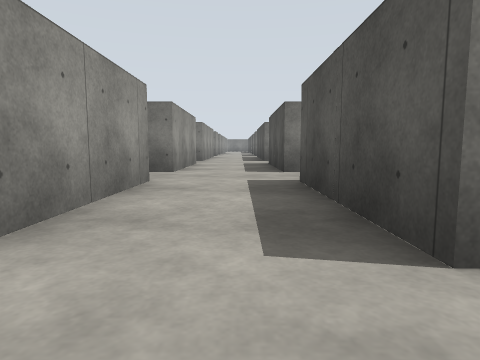
view 1 (above)

24 first-person views from a walk through a robot-simulator world made for Gazebo. The camera is 0.9 m above the floor, tilts 6° down and sees 75° across. The floor is counted in squares, 2 m on a side. Each view is taken from the middle of a square. On the plan, view 1 faces up. The plan holds only what a view shows up to about 9 squares ahead; the rest is blank. The place goes on beyond the plan. Robots are left out. Gazebo's built-in surfaces are drawn with simple patterns. Surface patterns are stand-ins for the level's own textures.

view 2
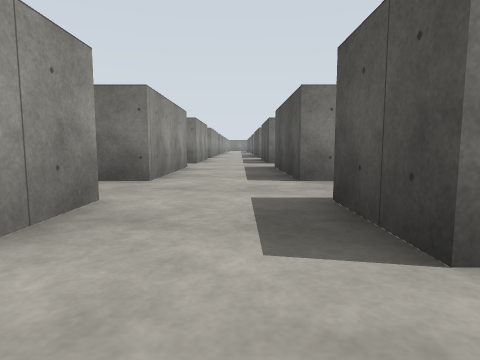

view 3
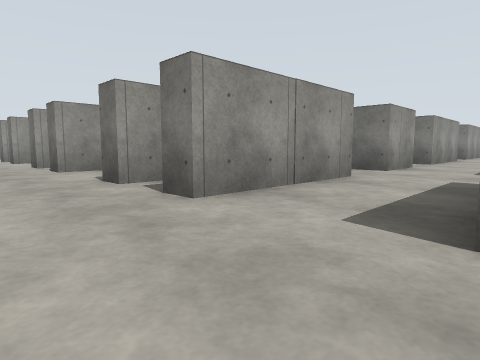

view 4
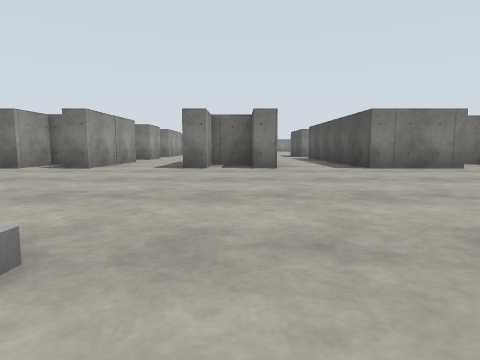

view 5
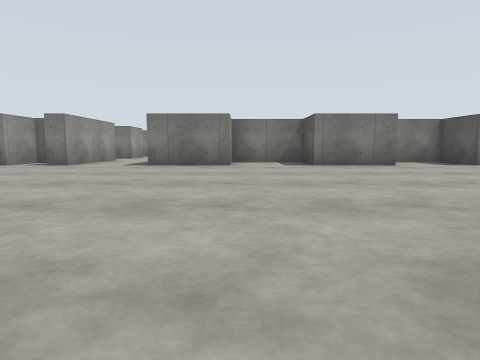

view 6
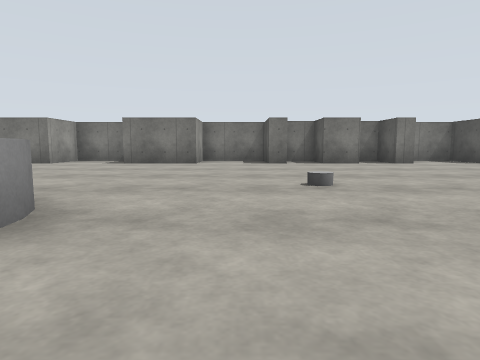

view 7
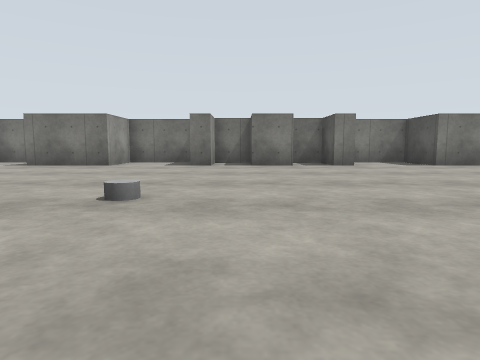

view 8
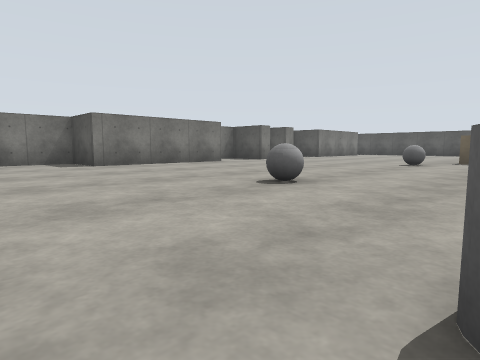

view 9
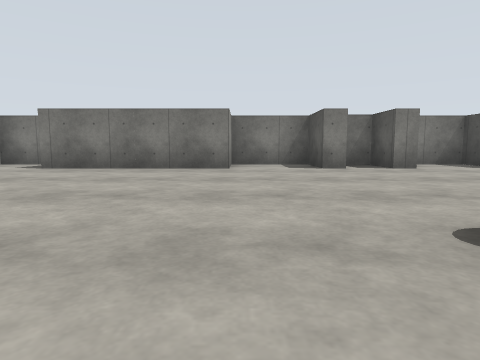

view 10
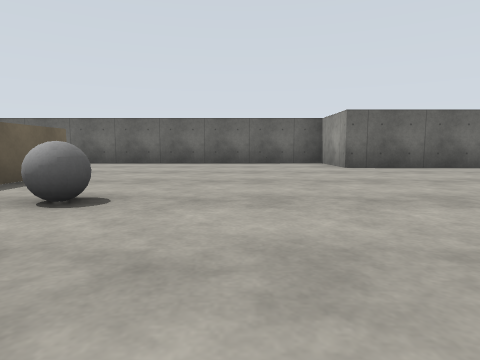

view 11
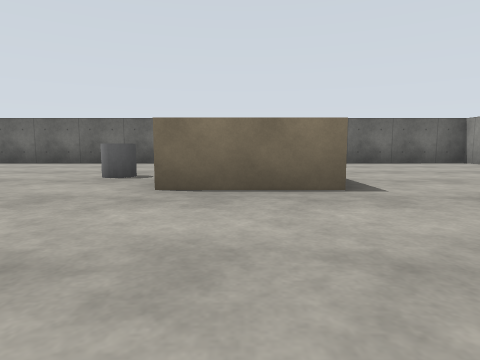

view 12
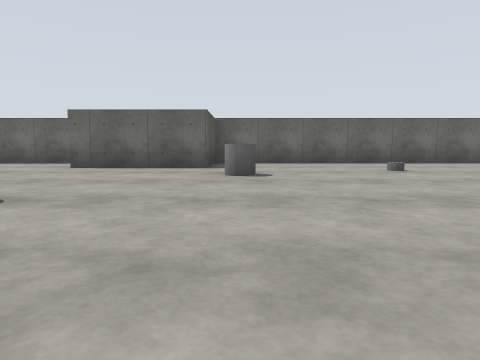

view 13
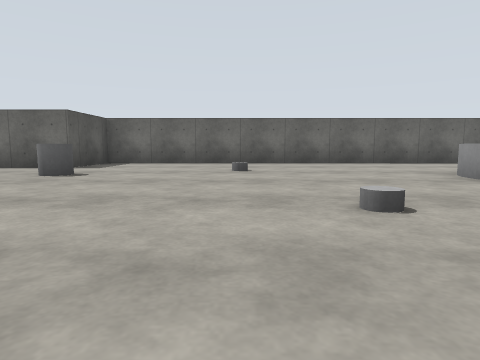

view 14
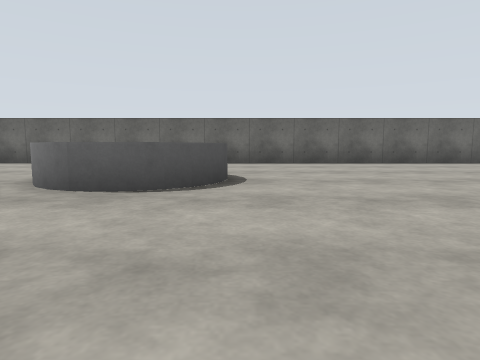

view 15
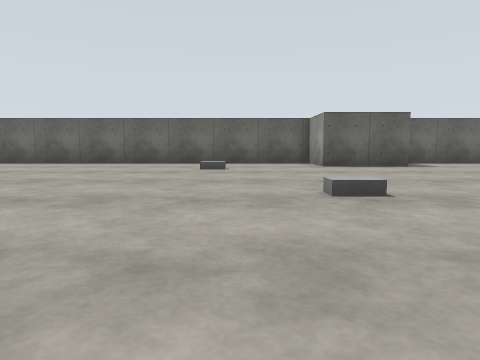

view 16
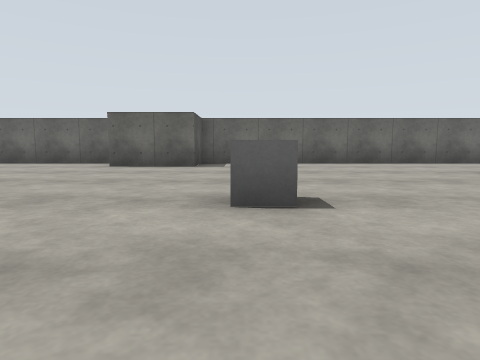

view 17
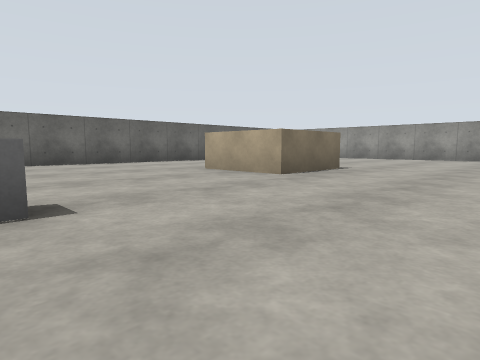

view 18
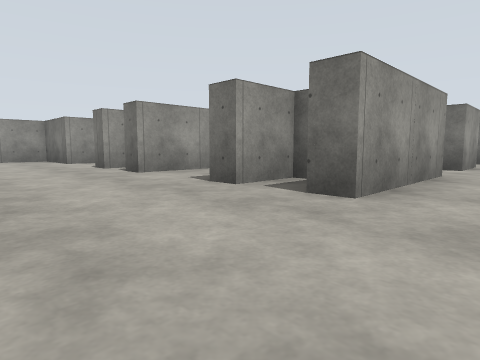

view 19
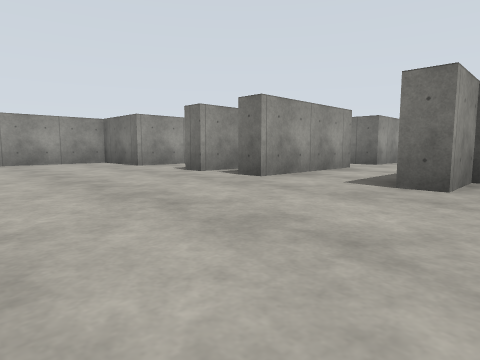

view 20
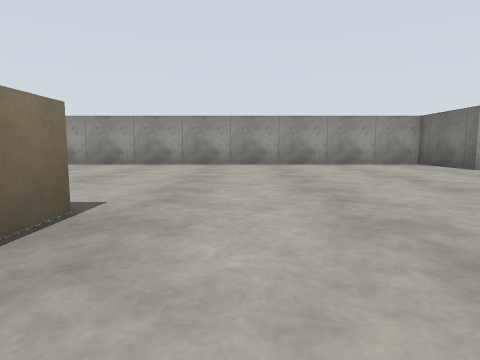

view 21
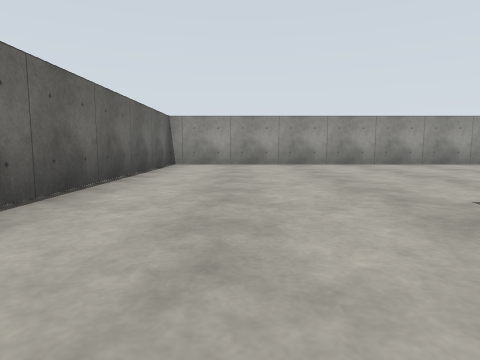

view 22
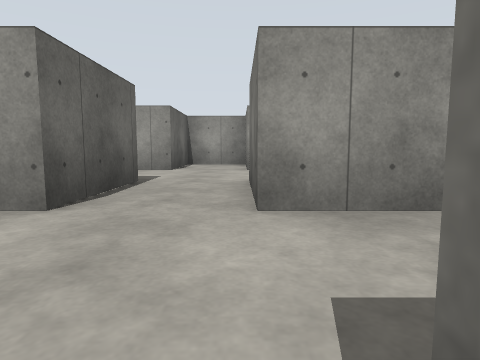

view 23
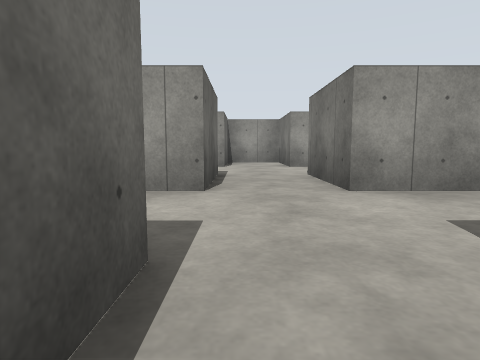

view 24
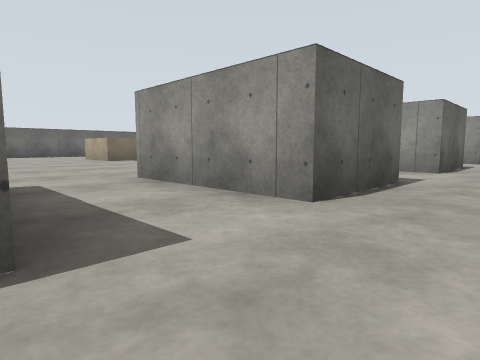

### Floor plan
Points are (right, up) in squares from view 1. A wall is a line through its corners. A room is listed if a view was taken in it or the views show most of it. See-through windows are left out.
Room 1 (view 1)
walls: (-1.2, 4.3) (-1.2, 1.1); (1.2, 1.1) (0.8, 1.1) (0.8, 4.1); (0.8, 5.5) (0.8, 6.5); (-1.2, -0.2) (-1.2, -1.9); (-1.2, 6.5) (-1.2, 5.6); (0.8, -1.9) (0.8, -0.3)
ways out: opening at (-0.5, -1) to room 2; opening at (-2.5, 0.5); opening at (1.5, 0); opening at (1.5, 5)
Room 2 (views 2, 3, 4, 5, 6, 7, 8, 9, 10, 11, 12, 13, 14, 15, 16, 17, 18, 19, 20, 21, 22, 23, 24)
walls: (6.8, -6.4) (4.8, -6.4) (4.8, -3.9); (10.8, -6.4) (8.8, -6.4); (2.4, -5.2) (1.3, -5.2) (1.3, -6.4) (0.7, -6.4); (2.8, -4.9) (2.8, -6.4) (2.3, -6.4); (14.4, -5.2) (13.3, -5.2) (13.3, -6.4) (12.8, -6.4); (15.4, -6.4) (14.3, -6.4) (14.3, -5.6); (-2.2, -5.2) (-2.7, -5.2) (-2.7, -6.4) (-3.3, -6.4); (16.9, -6.4) (16.3, -6.4); (16.3, -5.2) (15.4, -5.2); (-1.2, -3.2) (-1.2, -6.4) (-1.8, -6.4); (-1.2, -1.9) (-2, -1.9); (-6.7, -5.1) (-6.7, -6.4) (-7.3, -6.4); (-5.2, -1.9) (-5.6, -1.9); (-7.3, -3.4) (-5.2, -3.4) (-5.2, -6.4) (-5.8, -6.4); (-9.3, -12.3) (-7.1, -12.3) (-7.1, -14.2); (22.9, -6.4) (18.8, -6.4) (18.8, -4.9) (16.8, -4.9); (22.8, -4.9) (22.8, -6); (-9.2, -1.9) (-11.2, -1.9); (-10.7, -5.2) (-10.7, -6.4) (-11.3, -6.4); (25.4, -6.4) (24.8, -6.4) (24.8, -4.9) (23.5, -4.9); (25.9, -14.4) (25.9, -12.3) (28, -12.3); (-11.3, -3.4) (-9.2, -3.4) (-9.2, -6.4) (-9.8, -6.4); (26.3, -5.2) (25.6, -5.2); (26.9, -6.4) (26.3, -6.4); (-13.2, -1.4) (-13.2, -1.9) (-15.2, -1.9) (-15.2, -3.4) (-13.2, -3.4) (-13.2, -6.4) (-15.2, -6.4) (-15.2, -17.8) (-1.9, -17.8) (-1.9, -16.3) (0.1, -16.3) (0.1, -17.8) (17.7, -17.8) (17.7, -15.8) (20.7, -15.8) (20.7, -17.8) (27.9, -17.8); (28.8, -5.5) (28.8, -4.9) (27.5, -4.9); (29.4, -17.8) (32.5, -17.8)
ways out: opening at (-0.5, -1) to room 1; opening at (-8.5, -1); opening at (-4.5, -1); opening at (9.5, -6); opening at (17, -5)
objects: grey box (-3, -11); grey box (1, -12); grey box (3, -15); grey cylinder (9, -14) to (10, -13); grey cylinder (13, -11); other object (14, -15); grey cylinder (17, -14); grey ball (19, -11); grey ball (24, -12); grey cylinder (29, -14)

Where each view was taken, in squares from view 1:
view 1: 0 up, 0 right, facing up
view 2: 3 down, 0 right, facing up
view 3: 8 down, 1 right, facing up-left
view 4: 13 down, 2 right, facing up
view 5: 14 down, 7 right, facing up
view 6: 15 down, 12 right, facing up
view 7: 14 down, 14 right, facing up
view 8: 14 down, 16 right, facing up-right
view 9: 13 down, 23 right, facing up
view 10: 9 down, 23 right, facing down
view 11: 9 down, 27 right, facing down
view 12: 9 down, 17 right, facing down
view 13: 9 down, 14 right, facing down
view 14: 9 down, 8 right, facing down
view 15: 9 down, 2 right, facing down
view 16: 9 down, 3 left, facing down
view 17: 9 down, 3 left, facing down-left
view 18: 9 down, 4 left, facing up-left
view 19: 10 down, 6 left, facing up-left
view 20: 11 down, 7 left, facing left
view 21: 16 down, 7 left, facing left
view 22: 2 down, 7 left, facing left
view 23: 3 down, 6 left, facing left
view 24: 2 down, 3 left, facing down-left
